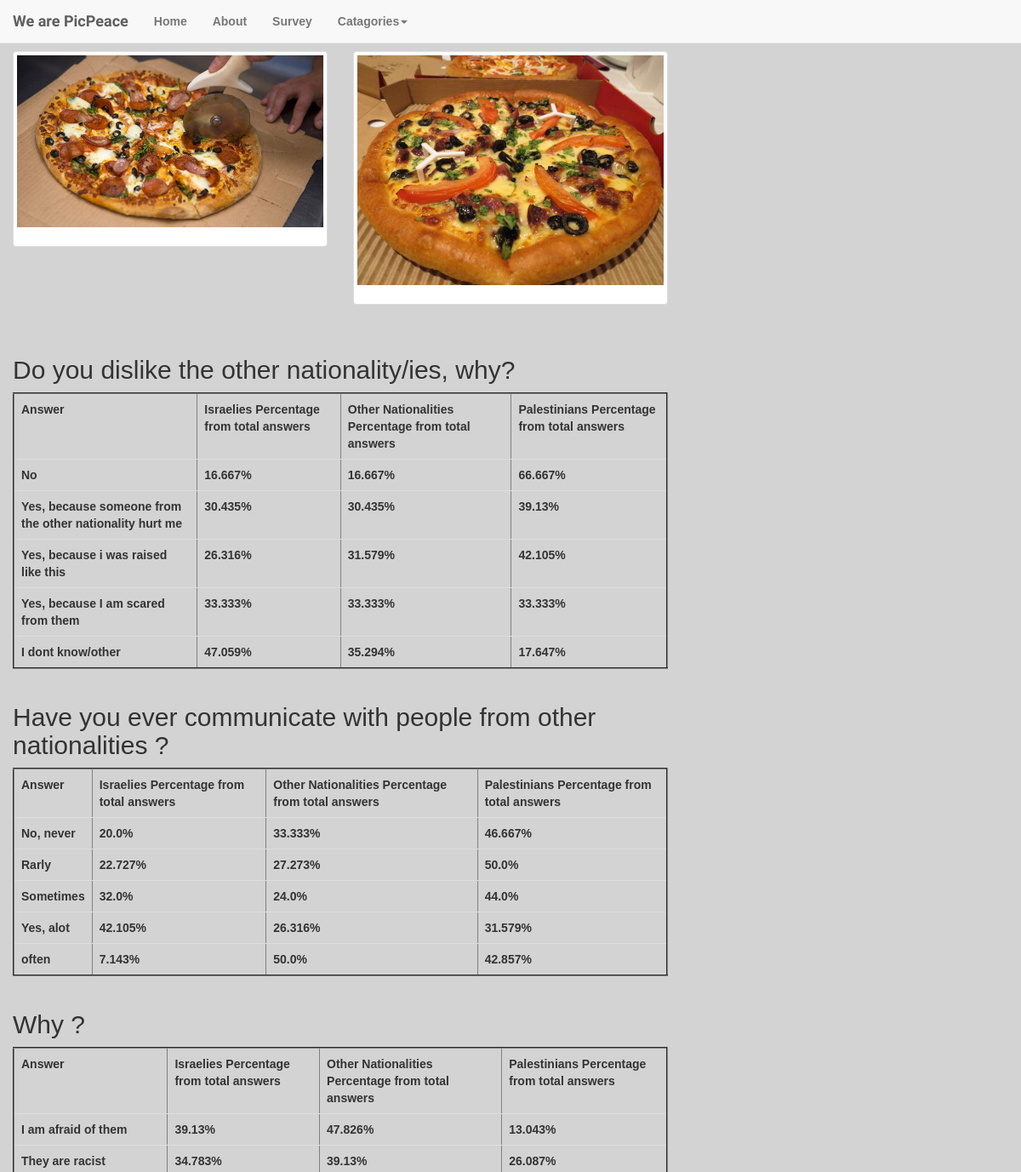
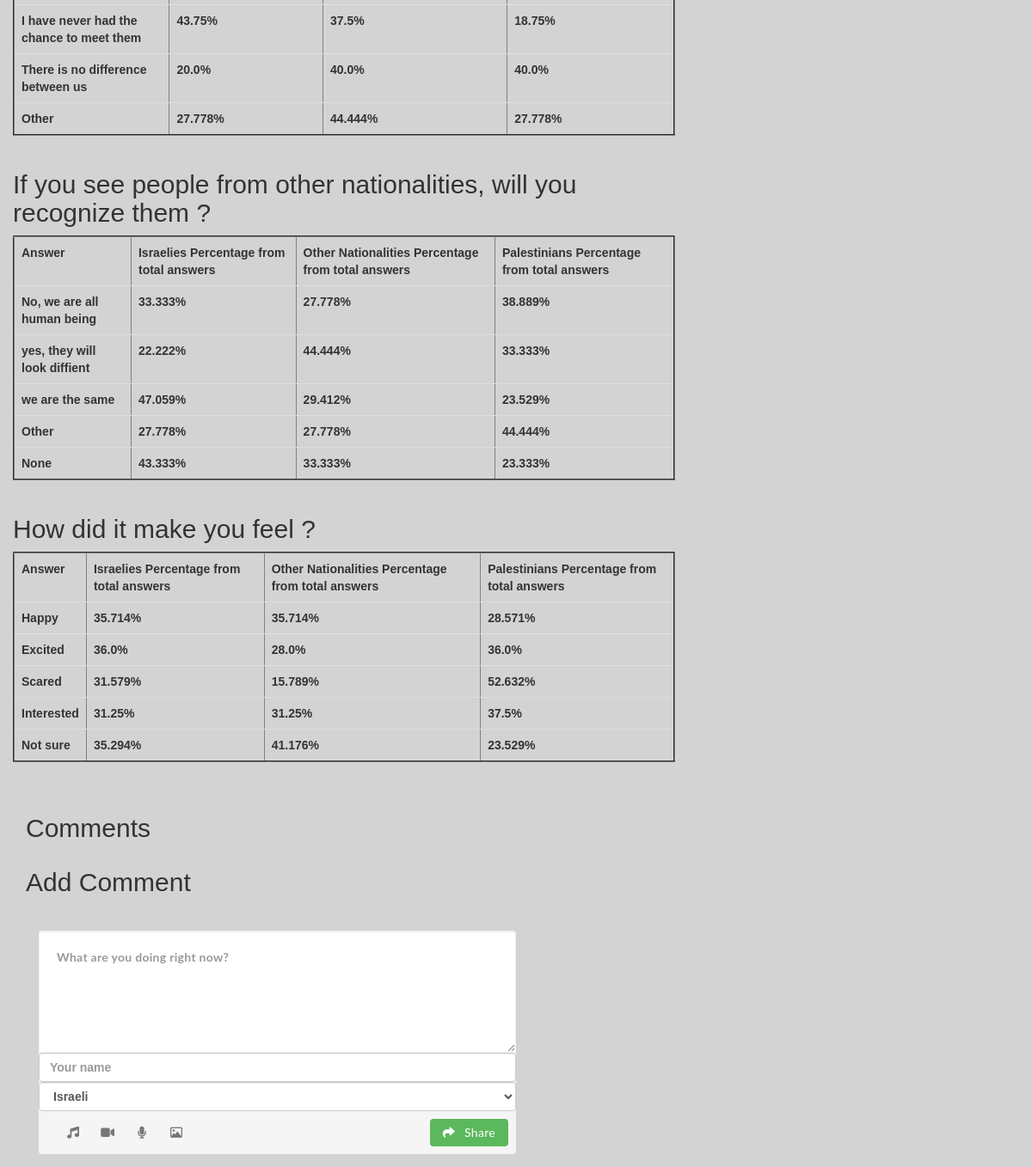
The app's page /statistics/2/ with its own data (2 pictures, top to bottom).
### database_setup.py (models this page shows)
class Picture(Base):
    __tablename__ = 'picture'
    id = Column(Integer, primary_key=True)
    path = Column(String)
    category = Column(String)
    cover = Column(Boolean)
    discription=Column(String)

class Question(Base):
    __tablename__ = 'question'
    id = Column(Integer, primary_key=True)
    text = Column(String(15))
    a1 = Column(String(30))
    a2 = Column(String(60))
    a3 = Column(String(30))
    a4 = Column(String(30))
    a5 = Column(String(30))

### web_app.py (the view)
@app.route('/statistics/<int:pair_id>/')
def answer_statistics(pair_id):
    questions=session.query(Question).all()
    statistics = {}
    for q in questions:
        question_id = q.id
        '''print
        print (question_id)
        print (pair_id)
        print'''
        answers = session.query(Answer).filter_by(pair_id=pair_id, question_id=question_id).all()
        num_answers = float(len(answers))
        histogram = {'a1': 0, 'a2': 0, 'a3': 0, 'a4': 0, 'a5': 0}
        totals={'a1': 0, 'a2': 0, 'a3': 0, 'a4': 0, 'a5': 0}
        n_dic={'Israeli':{'a1': 0, 'a2': 0, 'a3': 0, 'a4': 0, 'a5': 0}, 'Palestinian':{'a1': 0, 'a2': 0, 'a3': 0, 'a4': 0, 'a5': 0}, 'Other':{'a1': 0, 'a2': 0, 'a3': 0, 'a4': 0, 'a5': 0}}
        for answer in answers:
                if answer.selected.isdigit():
                    n_dic[answer.nationality]['a'+answer.selected] += 1
                    totals['a'+answer.selected]+=1
        for nationality in n_dic.keys():
            for answer in n_dic[nationality]:
                if totals[answer]!=0:
                    n_dic[nationality][answer]*=100.0/totals[answer]
                    n_dic[nationality][answer]=round(n_dic[nationality][answer]*1000)/1000.0
        statistics[q.id] = n_dic
    pair=session.query(Pair).filter_by(id=pair_id).first()
    pic1=session.query(Picture).filter_by(id=pair.pic1_id).first()
    pic2=session.query(Picture).filter_by(id=pair.pic2_id).first()
    comments=session.query(Comment).filter_by(pair_id=pair_id).all()
    return render_template('statistics.html', q=q, pic1=pic1, pic2=pic2, questions=questions, stats=statistics, comments=comments, pair_id=pair_id)

### templates/statistics.html (shortened to what this page needs)
<!DOCTYPE html>
<html>
<head>
	<link rel="stylesheet" href="http://maxcdn.bootstrapcdn.com/bootstrap/3.3.6/css/bootstrap.min.css">
	<link rel="stylesheet" type="text/css" href="{{ url_for('static', filename='styles.css') }}">
</head>
<body>
<br><br><br>
 <nav class="navbar navbar-default navbar-fixed-top">
        <div class="container-fluid">
          <div class="navbar-header">
            <a class="navbar-brand" href="#">We are PicPeace</a>
          </div>
          <div id="navbar" class="navbar-collapse collapse">
            <ul class="nav navbar-nav">
              <li><a href="{{ url_for('main_page') }}">Home</a></li>
              <li><a href="{{ url_for('aboutus') }}">About</a></li>
              <li><a href="{{ url_for('survey') }}">Survey</a></li>
              <li class="dropdown">
                <a href="#" class="dropdown-toggle" data-toggle="dropdown" role="button" aria-haspopup="true" aria-expanded="false">Catagories<span class="caret"></span></a>
              </li>
            </ul>
          </div>
        </div>
      </nav>
	<div class="container-fluid">
		<div class="row">
  <div class="col-sm-6 col-md-4">
    <div class="thumbnail">
      <img src="{{url_for ('static' , filename=pic1.path)}}">
      <div class="caption">
      </div>
    </div>
  </div>
  <div class="col-sm-6 col-md-4">
    <div class="thumbnail">
      <img src="{{url_for ('static' , filename=pic2.path)}}">
      <div class="caption">
      </div>
    </div>
  </div>
  </div>
  <br/>
  {% for q in questions%}
<div class="row">
<div class="col-md-8">
<h2>{{q.text}}</h2>
<table class="table table-hover" border="2">
    <tr>
      <th>Answer</th>
      <th>Israelies Percentage from total answers</th>
      <th>Other Nationalities Percentage from total answers</th>
      <th>Palestinians Percentage from total answers</th>
    </tr>
    <tr>
      <td> {{q.a1}}</td>
      {%for n in stats[q.id]%}
      <td>{{stats[q.id][n]['a1']}}%</td>
      {%endfor%}
    </tr>
    <tr>
      <td> {{q.a2}}</td>
      {%for n in stats[q.id]%}
      <td>{{stats[q.id][n]['a2']}}%</td>
      {%endfor%}
    </tr>
    <tr>
      <td> {{q.a3}}</td>
      {%for n in stats[q.id]%}
      <td>{{stats[q.id][n]['a3']}}%</td>
      {%endfor%}
    </tr>
    <tr>
      <td> {{q.a4}}</td>
      {%for n in stats[q.id]%}
      <td>{{stats[q.id][n]['a4']}}%</td>
      {%endfor%}
    </tr>
    <tr>
      <td> {{q.a5}}</td>
      {%for n in stats[q.id]%}
      <td>{{stats[q.id][n]['a5']}}%</td>
      {%endfor%}
    </tr>
  </table>
</div></div>
  {%endfor%}
	</div>
<br>
<div class="container">
<h2>Comments</h2>
 <link rel="stylesheet" href="http://fontawesome.io/assets/font-awesome/css/font-awesome.css">
<div class="container">
  <div class="row">
    <h2>Add Comment</h2>
  </div>
    <div class="row">
    <div class="col-md-6">
                <div class="widget-area no-padding blank">
                <div class="status-upload form-group">
                  <form class="form-horizontal" action="{{url_for('submit_comment', pair_id=pair_id)}}" method="Post">
                    <textarea class="form-control" name="text" placeholder="What are you doing right now?" ></textarea>
                    <input type="text" name="author" class="form-control" placeholder="Your name">
                    <select id="selectbasic" name="nationality" class="form-control">
                    <option value="Israeli">Israeli</option>
                    </select>
                    <ul>
                      <li><a title="" data-toggle="tooltip" data-placement="bottom" data-original-title="Audio"><i class="fa fa-music"></i></a></li>
                      <li><a title="" data-toggle="tooltip" data-placement="bottom" data-original-title="Video"><i class="fa fa-video-camera"></i></a></li>
                      <li><a title="" data-toggle="tooltip" data-placement="bottom" data-original-title="Sound Record"><i class="fa fa-microphone"></i></a></li>
                      <li><a title="" data-toggle="tooltip" data-placement="bottom" data-original-title="Picture"><i class="fa fa-picture-o"></i></a></li>
                    </ul>
                    <button type="submit" name="submit" class="btn btn-success green"><i class="fa fa-share"></i> Share</button>
                  </form>
                </div>
              </div>
            </div>
    </div>
</div>
</div>
</body>
</html>

### static/styles.css (style rules this page uses)
body, html { font-family: 'Ubuntu', sans-serif; font-weight: bold; background: url("http://www.pixeden.com/media/k2/galleries/165/001-subtle-light-pattern-background-texture-vol5.jpg") no-repeat fixed center; background-size:cover; height: 100%; background-repeat: no-repeat; background-color: #d3d3d3; padding-top: 0px; }
.navbar-brand { font-family: 'Shadows Into Light Two', cursive; }
.widget-area.blank { background: none repeat scroll 0 0 rgba(0, 0, 0, 0); -webkit-box-shadow: none; -moz-box-shadow: none; -ms-box-shadow: none; -o-box-shadow: none; box-shadow: none; }
body .no-padding { padding: 0; }
.widget-area { background-color: #fff; -webkit-border-radius: 4px; -moz-border-radius: 4px; -ms-border-radius: 4px; -o-border-radius: 4px; border-radius: 4px; -webkit-box-shadow: 0 0 16px rgba(0, 0, 0, 0.05); -moz-box-shadow: 0 0 16px rgba(0, 0, 0, 0.05); -ms-box-shadow: 0 0 16px rgba(0, 0, 0, 0.05); -o-box-shadow: 0 0 16px rgba(0, 0, 0, 0.05); box-shadow: 0 0 16px rgba(0, 0, 0, 0.05); float: left; margin-top: 30px; padding: 25px 30px; position: relative; width: 100%; }
.status-upload { background: none repeat scroll 0 0 #f5f5f5; -webkit-border-radius: 4px; -moz-border-radius: 4px; -ms-border-radius: 4px; -o-border-radius: 4px; border-radius: 4px; float: left; width: 100%; }
.status-upload form { float: left; width: 100%; }
.status-upload form textarea { background: none repeat scroll 0 0 #fff; border: medium none; -webkit-border-radius: 4px 4px 0 0; -moz-border-radius: 4px 4px 0 0; -ms-border-radius: 4px 4px 0 0; -o-border-radius: 4px 4px 0 0; border-radius: 4px 4px 0 0; color: #777777; float: left; font-family: Lato; font-size: 14px; height: 142px; letter-spacing: 0.3px; padding: 20px; width: 100%; resize:vertical; outline:none; border: 1px solid #F2F2F2; }
.status-upload ul { float: left; list-style: none outside none; margin: 0; padding: 0 0 0 15px; width: auto; }
.status-upload ul > li { float: left; }
.status-upload ul > li > a { -webkit-border-radius: 4px; -moz-border-radius: 4px; -ms-border-radius: 4px; -o-border-radius: 4px; border-radius: 4px; color: #777777; float: left; font-size: 14px; height: 30px; line-height: 30px; margin: 10px 0 10px 10px; text-align: center; -webkit-transition: all 0.4s ease 0s; -moz-transition: all 0.4s ease 0s; -ms-transition: all 0.4s ease 0s; -o-transition: all 0.4s ease 0s; transition: all 0.4s ease 0s; width: 30px; cursor: pointer; }
.status-upload form button { border: medium none; -webkit-border-radius: 4px; -moz-border-radius: 4px; -ms-border-radius: 4px; -o-border-radius: 4px; border-radius: 4px; color: #fff; float: right; font-family: Lato; font-size: 14px; letter-spacing: 0.3px; margin-right: 9px; margin-top: 9px; padding: 6px 15px; }
.status-upload form button > i { margin-right: 7px; }

### records on screen
Picture: path (picture)
Picture: path (picture)
Question: text "Do you dislike the other nationality/ies, why?", a1 "No", stats "16.667" "16.667" "66.667", a2 "Yes, because someone from the other nationality hurt me", stats "30.435" "30.435" "39.13", a3 "Yes, because i was raised like this", stats "26.316" "31.579" "42.105", a4 "Yes, because I am scared from them", stats "33.333" "33.333" "33.333", a5 "I dont know/other", stats "47.059" "35.294" "17.647"
Question: text "Have you ever communicate with people from other nationalities ?", a1 "No, never", stats "20.0" "33.333" "46.667", a2 "Rarly", stats "22.727" "27.273" "50.0", a3 "Sometimes", stats "32.0" "24.0" "44.0", a4 "Yes, alot", stats "42.105" "26.316" "31.579", a5 "often", stats "7.143" "50.0" "42.857"
Question: text "Why ?", a1 "I am afraid of them", stats "39.13" "47.826" "13.043", a2 "They are racist", stats "34.783" "39.13" "26.087", a3 "I have never had the chance to meet them", stats "43.75" "37.5" "18.75", a4 "There is no difference between us", stats "20.0" "40.0" "40.0", a5 "Other", stats "27.778" "44.444" "27.778"
Question: text "If you see people from other nationalities, will you recognize them ?", a1 "No, we are all human being", stats "33.333" "27.778" "38.889", a2 "yes, they will look diffient", stats "22.222" "44.444" "33.333", a3 "we are the same", stats "47.059" "29.412" "23.529", a4 "Other", stats "27.778" "27.778" "44.444", a5 "None", stats "43.333" "33.333" "23.333"
Question: text "How did it make you feel ?", a1 "Happy", stats "35.714" "35.714" "28.571", a2 "Excited", stats "36.0" "28.0" "36.0", a3 "Scared", stats "31.579" "15.789" "52.632", a4 "Interested", stats "31.25" "31.25" "37.5", a5 "Not sure", stats "35.294" "41.176" "23.529"
